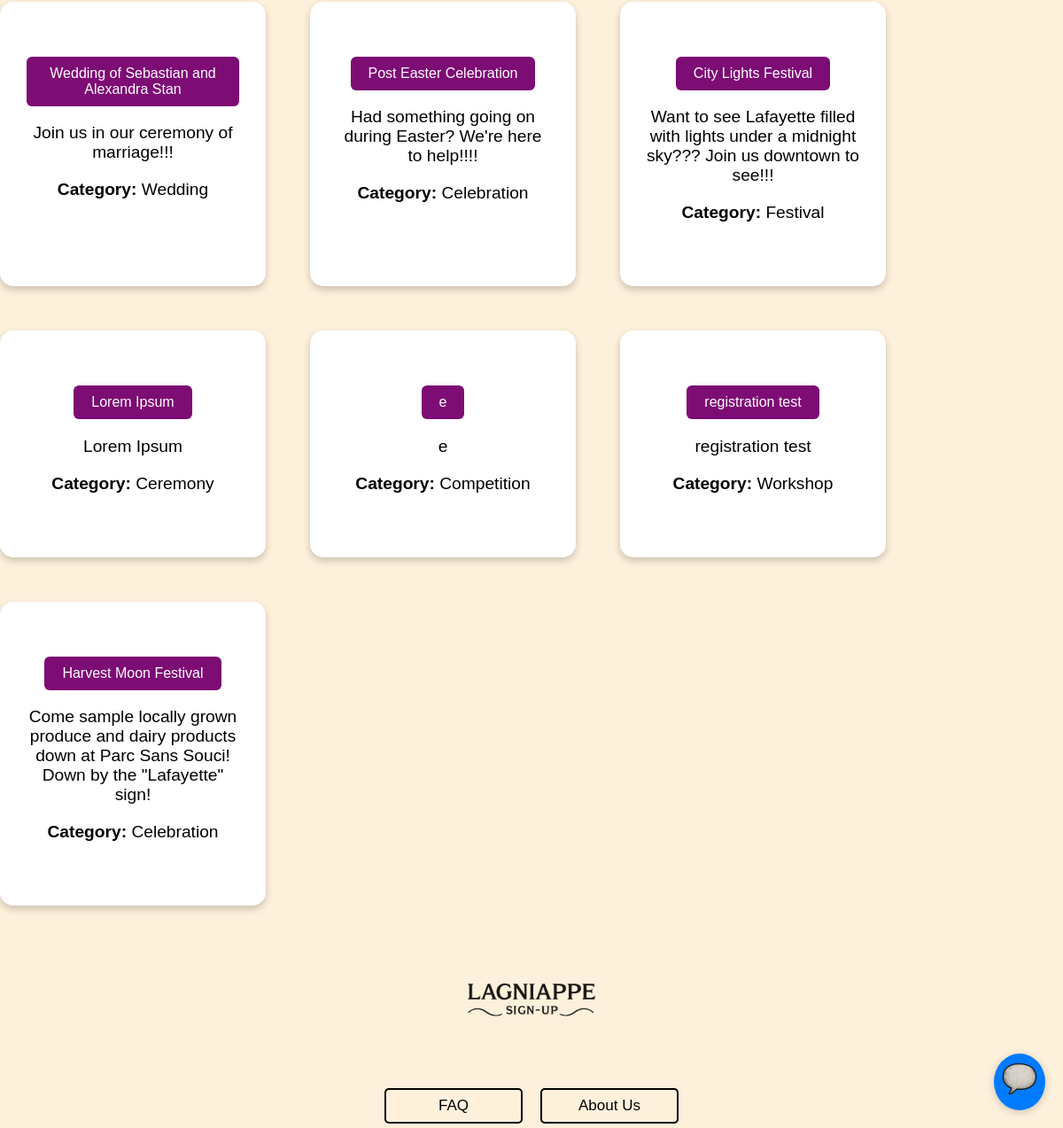
The app's page /event/list (lower part), older data.
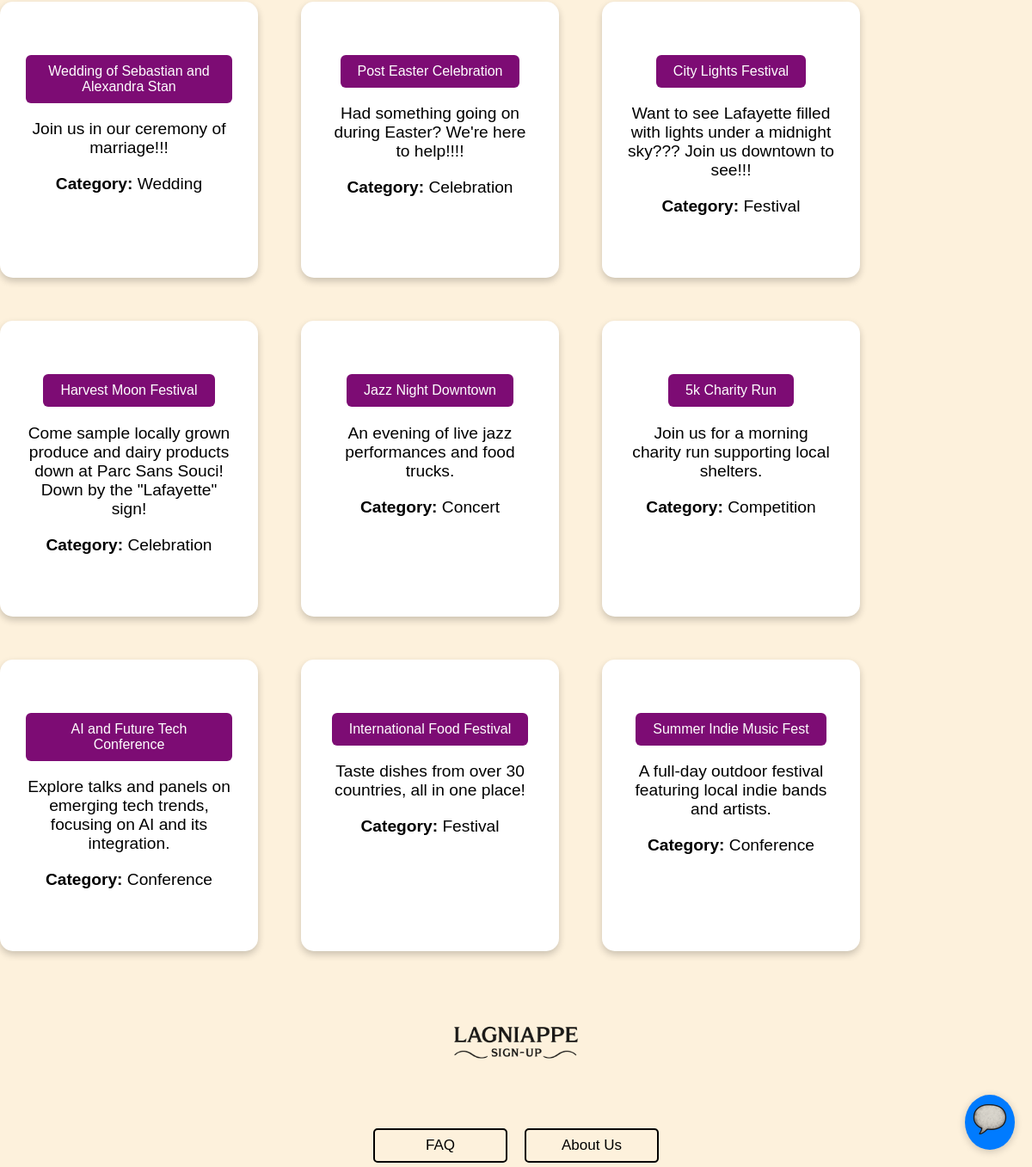
The same page, newer data.
### events/models.py (models this page shows)
class Event(models.Model):
    EventID = models.AutoField(("eventID"), primary_key=True)
    OrganizerID = models.ForeignKey(Users, on_delete=models.CASCADE)
    CategoryID = models.ForeignKey(Category, on_delete=models.CASCADE)
    Title = models.CharField(("title"), max_length=100)
    Description = models.CharField(("description"), max_length=500)
    Location = models.CharField(("location"), max_length=100)
    DateTime = models.DateTimeField(("datetime"), null=True)
    EventStatus = models.BooleanField(("eventstatus"), default=True)

class Category(models.Model):
    CategoryID = models.AutoField(("eventID"), primary_key=True)
    Name = models.CharField(("name"), unique=True, max_length=200)

### lagniappe_signup/views.py (the view)
# urls.py: path('event/list', views.list_event.as_view(), name="event-list"),
class list_event(ListView):
    model = Event
    template_name = "event_list.html"
    context_object_name = "events"
    paginate = 20

### templates/event_list.html (shortened to what this page needs)
{% extends "base.html" %}
{% block content %}
  {% if events %}
    <div style="display: flex; flex-wrap: wrap; gap: 50px; center-content: flex-start;">
      {% for event in events %}
      <div class="card">
        <div class="container">
          <button onclick="window.location.href='{% url 'event-detail' event.EventID%}'" class="btn btn-info">{{ event.Title }}</button>
          <p>{{ event.Description }}</p>
          <p><strong>Category:</strong> {{ event.CategoryID.Name }}</p>
        </div>
      </div>
      {% endfor %}
    </div>
  {% else %}
    <p>No events available.</p>
  {% endif %}
{% endblock %}

### templates/base.html (shortened to what this page needs)
{% load static %}
<!DOCTYPE html>
<html lang="en">
<head>
    <link rel="stylesheet" href="{% static 'css/style.css' %}">
</head>
<body>
    {% include 'headbanner.html' %}
    <main>
        {% block content %}
        {% endblock %}
    </main>
    {% include 'footer.html' %}
</body>
</html>

### templates/headBanner.html (shortened to what this page needs)
{% load static %}
<!DOCTYPE html>
<html lang="en">
<head>
    <link rel="stylesheet" href="{% static 'css/style.css' %}">
</head>
<body>
    <div id="chat-toggle">
        <img src="{% static 'images/scroll.png' %}">
    </div>
</body>
</html>

### templates/footer.html (shortened to what this page needs)
{% load static %}
<div class="footer-container">
    <div class="footer-logo">
        <img src="{% static 'images/lsu_black.png' %}" alt="Lagniappe Logo">
    </div>
    <div class="footer-links">
        <a href="{% url 'faq' %}">FAQ</a>
        <a href="{% url 'about' %}">About Us</a>
    </div>
</div>

### static/css/style.css (style rules this page uses)
body { background-color: #fdf1dc; font-family: Arial, sans-serif; text-align: center; }
.container { width: 80%; max-width: 900px; margin: 50px auto; }
p { font-size: 1.2rem; margin-bottom: 20px; }
button { background-color: #7d0c74; color: white; padding: 10px 20px; border: none; border-radius: 5px; font-size: 1rem; cursor: pointer; margin-top: 10px; }
#chat-toggle { position: fixed; bottom: 20px; right: 20px; background: #007bff; color: white; border-radius: 50%; padding: 5px; font-size: 24px; cursor: pointer; box-shadow: 0 2px 10px rgba(0,0,0,0.2); z-index: 1000; }
.btn { padding: 10px 20px; border: none; border-radius: 6px; text-decoration: none; font-size: 16px; cursor: pointer; }

### templates/headBanner.html (style rules this page uses)
html, body { margin: 0; padding: 0; }

### templates/base.html (style rules this page uses)
.card { box-shadow: 0 4px 8px 0 rgba(0,0,0,0.2); transition: 0.3s; background-color: white; border-radius: 15px; width: 300px; }
.container { padding: 2px 16px; }

### templates/footer.html (style rules this page uses)
.footer-container { background-color: transparent; padding: 20px 15px 5px; display: flex; flex-direction: column; align-items: center; }
.footer-logo { margin-bottom: 10px; display: flex; justify-content: center; }
.footer-logo img { width: 220px; height: auto; max-width: 80%; opacity: 0.9; }
.footer-links { display: flex; justify-content: center; gap: 20px; }
.footer-links a { color: #000000; text-decoration: none; font-size: 17px; font-weight: 500; padding: 8px 16px; min-width: 120px; text-align: center; border: 2px solid #000000; border-radius: 5px; transition: all 0.3s ease; }

Row changes from the older to the newer data that the page shows:
removed Event: Title "Lorem Ipsum", Description "Lorem Ipsum", CategoryID.Name "Ceremony"
removed Event: Title "e", Description "e", CategoryID.Name "Competition"
removed Event: Title "registration test", Description "registration test", CategoryID.Name "Workshop"
added Event: Title "Jazz Night Downtown", Description "An evening of live jazz performances and food trucks.", CategoryID.Name "Concert"
added Event: Title "5k Charity Run", Description "Join us for a morning charity run supporting local shelters.", CategoryID.Name "Competition"
added Event: Title "AI and Future Tech Conference", Description "Explore talks and panels on emerging tech trends, focusing on AI and its integration.", CategoryID.Name "Conference"
added Event: Title "International Food Festival", Description "Taste dishes from over 30 countries, all in one place!", CategoryID.Name "Festival"
added Event: Title "Summer Indie Music Fest", Description "A full-day outdoor festival featuring local indie bands and artists.", CategoryID.Name "Conference"
